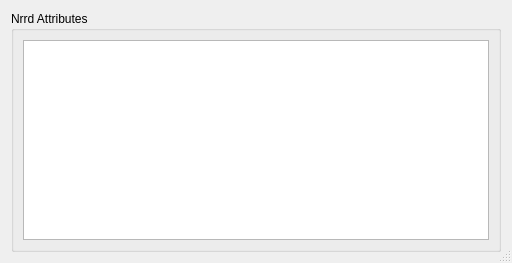
<?xml version="1.0" encoding="UTF-8"?>
<ui version="4.0">
 <class>ReportNrrdInfoDialog</class>
 <widget class="QDialog" name="ReportNrrdInfoDialog">
  <property name="geometry">
   <rect>
    <x>0</x>
    <y>0</y>
    <width>512</width>
    <height>263</height>
   </rect>
  </property>
  <property name="sizePolicy">
   <sizepolicy hsizetype="Minimum" vsizetype="Minimum">
    <horstretch>0</horstretch>
    <verstretch>0</verstretch>
   </sizepolicy>
  </property>
  <property name="minimumSize">
   <size>
    <width>465</width>
    <height>231</height>
   </size>
  </property>
  <property name="windowTitle">
   <string>Dialog</string>
  </property>
  <property name="sizeGripEnabled">
   <bool>true</bool>
  </property>
  <layout class="QVBoxLayout" name="verticalLayout">
   <item>
    <widget class="QGroupBox" name="groupBox">
     <property name="title">
      <string>Nrrd Attributes</string>
     </property>
     <layout class="QGridLayout" name="gridLayout">
      <item row="0" column="0">
       <widget class="QPlainTextEdit" name="nrrdInfoTextEdit_">
        <property name="lineWrapMode">
         <enum>QPlainTextEdit::NoWrap</enum>
        </property>
        <property name="readOnly">
         <bool>true</bool>
        </property>
       </widget>
      </item>
     </layout>
    </widget>
   </item>
  </layout>
 </widget>
 <resources/>
 <connections/>
</ui>
